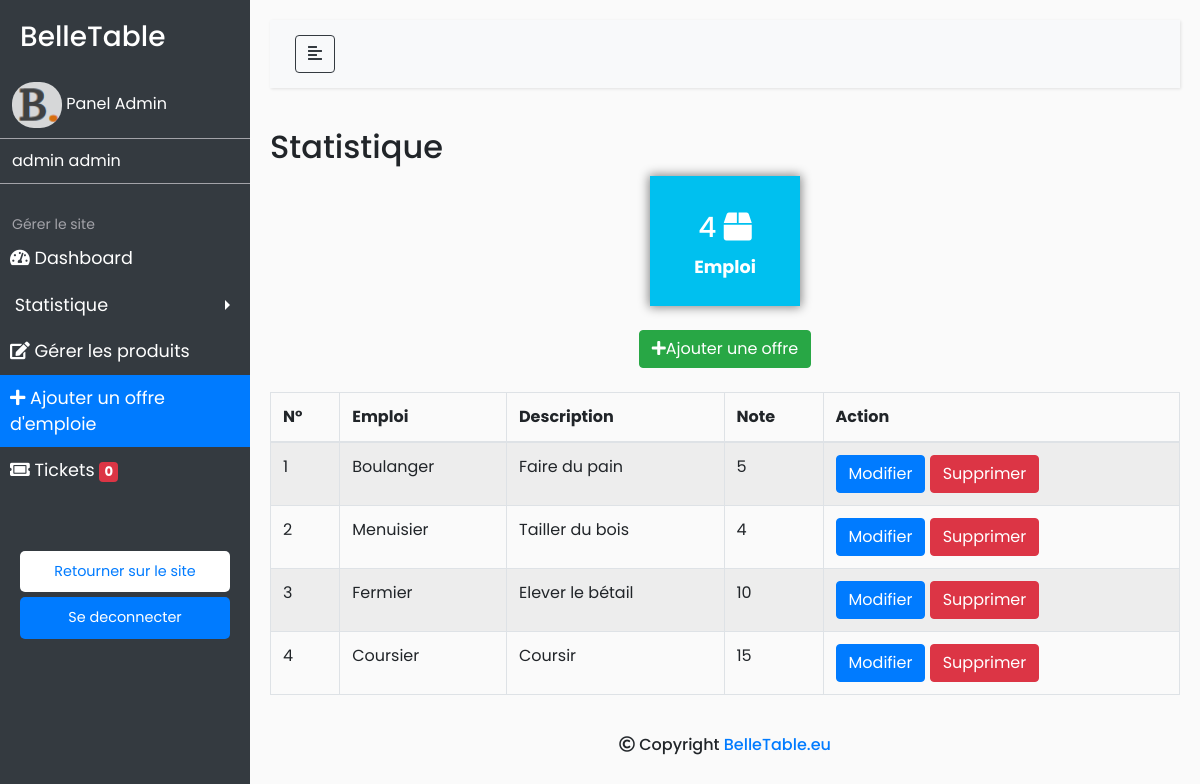
Screenshot of /admin/offre.php (signed in) with the database file from the repository.
### tables this page shows
CREATE TABLE IF NOT EXISTS `emploi` (
  `id` int(11) NOT NULL AUTO_INCREMENT,
  `libelle` varchar(255) NOT NULL,
  `description` varchar(255) NOT NULL,
  `note` int(50) NOT NULL,
  PRIMARY KEY (`id`)
);

### admin/offre.php (the view, shortened to what this page needs)
<!DOCTYPE html>
<html>
<head>
    <?php
      require_once("include/en-tete.php");
      $req = mysqli_query($bdd, "SELECT * FROM emploi ORDER BY id");
    ?>
</head>
<body>
  <?php include("include/menu.php"); ?>
  <div id="content">
    <nav class="navbar navbar-expand-lg navbar-light bg-light">
      <div class="container-fluid">
        <button type="button" id="sidebarCollapse" class="btn btn-outline-dark">
          <i class="fas fa-align-left"></i>
        </button>
      </div>
    </nav>
    <section>
      <h2>Statistique</h2>
      <div align="center">
        <div class="info-box box1" style="width: 150px; height: 130px; ">
          <div class="text-box" style="padding-top: 35px;">
            <h3>
              <?php
                $query = mysqli_query($bdd, "SELECT count(*) FROM emploi");
                $nbEmploi = mysqli_fetch_assoc($query);
                echo $nbEmploi['count(*)'];
              ?>
              <i class="fas fa-box"></i>
            </h3>
            <p>Emploi</p>
          </div>
        </div>
      </div>
      <br>
    </section>
    <main>
      <?php if(!isset($_GET['action'])): ?>
        <center>
          <a href="?action=new" class="btn btn-success"><i class="fas fa-plus"></i>Ajouter une offre</a>
        </center>
      <?php endif; ?>
      <div class="table-responsive" >
        <table class="table table-hover table-striped table-bordered table-sm-responsive">
          <thead>
            <tr>
              <th>N°</th>
              <th>Emploi</th>
              <th>Description</th>
              <th>Note</th>
              <th>Action</th>
            </tr>
          </thead>
          <tbody>
            <br>
            <?php $i = 0 ; ?>
            <?php while ($offre = mysqli_fetch_assoc($req)): ?>
              <tr> <?php $i++; ?>
                <td><?php echo $i; ?></td>
                <td><?php echo $offre['libelle']; ?></td>
                <td><?php echo $offre['description']; ?></td>
                <td><?php echo $offre['note']; ?></td>
                <td style="white-space: nowrap;">
                  <a class="btn btn-primary" href="?action=edit&id=<?=$offre["id"]?>">Modifier</a>
                  <a class="btn btn-danger" href="?action=delete&id=<?=$offre["id"]?>">Supprimer</a>
                </td>
              </tr>
            <?php endwhile; ?>
          </tbody>
        </table>
      </div>
    </main>
    <br>
    <?php include("include/footer.php"); ?>
  </div>
</body>
</html>

### admin/css/style.css (style rules this page uses)
body { font-family: 'Poppins', sans-serif; background: #fafafa; }
p { font-family: 'Poppins', sans-serif; font-size: 1.1em; font-weight: 300; line-height: 1.7em; color: #999; }
a, a:hover, a:focus { color: inherit; text-decoration: none; transition: all 0.3s; }
.navbar { padding: 15px 10px; background: #fff; border: none; border-radius: 0; margin-bottom: 40px; box-shadow: 1px 1px 3px rgba(0, 0, 0, 0.1); }
#content { width: 100%; padding: 20px; min-height: 100vh; transition: all 0.3s; }
.info-box { -webkit-box-shadow: 0px 0px 25px 10px rgba(0,0,0,0.49); box-shadow: 0px 0px 10px 1px rgba(0,0,0,0.49); }
.box1 { background-color: #00C0EF; }
.text-box { color: white; margin: 10px 0; padding-top: 20px; }
.text-box p { color: white; font-weight: bold; }

### rows the page displays
emploi: libelle "Boulanger", description "Faire du pain", note "5"
emploi: libelle "Menuisier", description "Tailler du bois", note "4"
emploi: libelle "Fermier", description "Elever le bétail", note "10"
emploi: libelle "Coursier", description "Coursir", note "15"

### other values shown
$_SESSION['nom'] "admin"
$_SESSION['prenom'] "admin"
$nbEmploi['count(*)'] "4"
